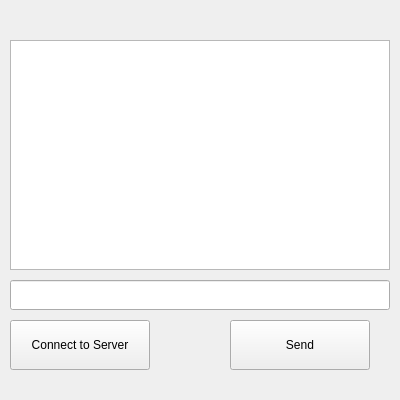
<?xml version="1.0" encoding="UTF-8"?>
<ui version="4.0">
 <class>TCPClient</class>
 <widget class="QMainWindow" name="TCPClient">
  <property name="geometry">
   <rect>
    <x>0</x>
    <y>0</y>
    <width>400</width>
    <height>400</height>
   </rect>
  </property>
  <property name="windowTitle">
   <string>TCPClient</string>
  </property>
  <widget class="QWidget" name="centralwidget">
   <widget class="QPushButton" name="connectServer">
    <property name="geometry">
     <rect>
      <x>10</x>
      <y>320</y>
      <width>140</width>
      <height>50</height>
     </rect>
    </property>
    <property name="text">
     <string>Connect to Server</string>
    </property>
   </widget>
   <widget class="QLabel" name="label">
    <property name="geometry">
     <rect>
      <x>10</x>
      <y>0</y>
      <width>380</width>
      <height>20</height>
     </rect>
    </property>
    <property name="text">
     <string/>
    </property>
   </widget>
   <widget class="QPushButton" name="sendButton">
    <property name="geometry">
     <rect>
      <x>230</x>
      <y>320</y>
      <width>140</width>
      <height>50</height>
     </rect>
    </property>
    <property name="text">
     <string>Send</string>
    </property>
   </widget>
   <widget class="QLineEdit" name="lineEdit">
    <property name="geometry">
     <rect>
      <x>10</x>
      <y>280</y>
      <width>380</width>
      <height>30</height>
     </rect>
    </property>
   </widget>
   <widget class="QTextEdit" name="chatHistory">
    <property name="geometry">
     <rect>
      <x>10</x>
      <y>40</y>
      <width>380</width>
      <height>230</height>
     </rect>
    </property>
   </widget>
  </widget>
  <widget class="QMenuBar" name="menubar">
   <property name="geometry">
    <rect>
     <x>0</x>
     <y>0</y>
     <width>400</width>
     <height>21</height>
    </rect>
   </property>
  </widget>
 </widget>
 <resources/>
 <connections/>
</ui>
